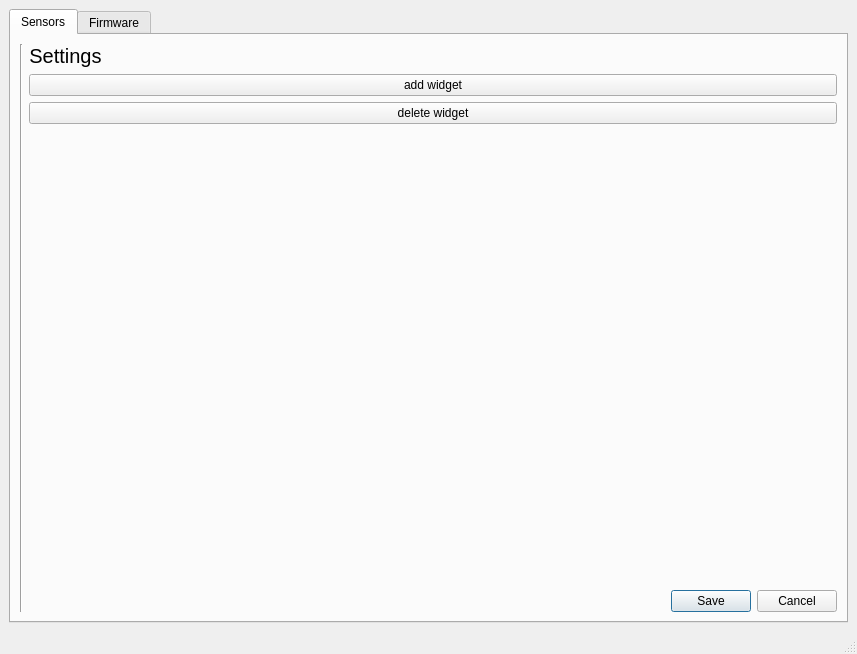
<?xml version="1.0" encoding="UTF-8"?>
<ui version="4.0">
 <class>MainWindow</class>
 <widget class="QMainWindow" name="MainWindow">
  <property name="geometry">
   <rect>
    <x>0</x>
    <y>0</y>
    <width>857</width>
    <height>654</height>
   </rect>
  </property>
  <property name="windowTitle">
   <string>MainWindow</string>
  </property>
  <widget class="QWidget" name="centralwidget">
   <layout class="QGridLayout" name="gridLayout">
    <item row="0" column="0">
     <widget class="QTabWidget" name="tabWidget">
      <property name="currentIndex">
       <number>0</number>
      </property>
      <widget class="QWidget" name="tab_sensors">
       <property name="sizePolicy">
        <sizepolicy hsizetype="Preferred" vsizetype="Expanding">
         <horstretch>0</horstretch>
         <verstretch>0</verstretch>
        </sizepolicy>
       </property>
       <attribute name="title">
        <string>Sensors</string>
       </attribute>
       <layout class="QGridLayout" name="gridLayout_3">
        <item row="0" column="0">
         <layout class="QHBoxLayout" name="horlayout_sensors" stretch="8,1,2">
          <property name="sizeConstraint">
           <enum>QLayout::SetMaximumSize</enum>
          </property>
          <item>
           <layout class="QGridLayout" name="gridlayout_sensors"/>
          </item>
          <item>
           <widget class="Line" name="line_5">
            <property name="orientation">
             <enum>Qt::Vertical</enum>
            </property>
           </widget>
          </item>
          <item>
           <layout class="QVBoxLayout" name="verlayout_sensors">
            <property name="sizeConstraint">
             <enum>QLayout::SetFixedSize</enum>
            </property>
            <item>
             <widget class="QLabel" name="lbl_settings">
              <property name="sizePolicy">
               <sizepolicy hsizetype="Fixed" vsizetype="Fixed">
                <horstretch>0</horstretch>
                <verstretch>0</verstretch>
               </sizepolicy>
              </property>
              <property name="font">
               <font>
                <family>Arial</family>
                <pointsize>15</pointsize>
               </font>
              </property>
              <property name="text">
               <string>Settings</string>
              </property>
              <property name="alignment">
               <set>Qt::AlignCenter</set>
              </property>
             </widget>
            </item>
            <item>
             <widget class="QPushButton" name="btn_addwidget">
              <property name="sizePolicy">
               <sizepolicy hsizetype="Minimum" vsizetype="Fixed">
                <horstretch>0</horstretch>
                <verstretch>0</verstretch>
               </sizepolicy>
              </property>
              <property name="text">
               <string>add widget</string>
              </property>
             </widget>
            </item>
            <item>
             <widget class="QPushButton" name="btn_deletewidget">
              <property name="sizePolicy">
               <sizepolicy hsizetype="Minimum" vsizetype="Fixed">
                <horstretch>0</horstretch>
                <verstretch>0</verstretch>
               </sizepolicy>
              </property>
              <property name="text">
               <string>delete widget</string>
              </property>
             </widget>
            </item>
            <item>
             <spacer name="verticalSpacer_2">
              <property name="orientation">
               <enum>Qt::Vertical</enum>
              </property>
              <property name="sizeHint" stdset="0">
               <size>
                <width>20</width>
                <height>40</height>
               </size>
              </property>
             </spacer>
            </item>
            <item>
             <widget class="QDialogButtonBox" name="buttonBox_2">
              <property name="standardButtons">
               <set>QDialogButtonBox::Cancel|QDialogButtonBox::Save</set>
              </property>
             </widget>
            </item>
           </layout>
          </item>
         </layout>
        </item>
       </layout>
      </widget>
      <widget class="QWidget" name="tab_update">
       <attribute name="title">
        <string>Firmware</string>
       </attribute>
       <layout class="QGridLayout" name="gridLayout_2">
        <item row="0" column="0">
         <layout class="QVBoxLayout" name="Outter_Layout" stretch="0,0,0,0,0,0,0,0,0,0,0">
          <property name="sizeConstraint">
           <enum>QLayout::SetDefaultConstraint</enum>
          </property>
          <item>
           <widget class="QLabel" name="lbl_binfile">
            <property name="sizePolicy">
             <sizepolicy hsizetype="Fixed" vsizetype="Fixed">
              <horstretch>0</horstretch>
              <verstretch>0</verstretch>
             </sizepolicy>
            </property>
            <property name="text">
             <string>BIN File</string>
            </property>
           </widget>
          </item>
          <item>
           <widget class="QLineEdit" name="lineEdit"/>
          </item>
          <item>
           <widget class="QPushButton" name="pushButton">
            <property name="sizePolicy">
             <sizepolicy hsizetype="Fixed" vsizetype="Fixed">
              <horstretch>0</horstretch>
              <verstretch>0</verstretch>
             </sizepolicy>
            </property>
            <property name="text">
             <string>File Select</string>
            </property>
           </widget>
          </item>
          <item>
           <widget class="QLabel" name="lbl_portnumber">
            <property name="sizePolicy">
             <sizepolicy hsizetype="Preferred" vsizetype="Fixed">
              <horstretch>0</horstretch>
              <verstretch>0</verstretch>
             </sizepolicy>
            </property>
            <property name="text">
             <string>Port Number</string>
            </property>
           </widget>
          </item>
          <item>
           <widget class="QLineEdit" name="lineEdit_2"/>
          </item>
          <item>
           <widget class="QLabel" name="lbl_checksum">
            <property name="sizePolicy">
             <sizepolicy hsizetype="Preferred" vsizetype="Fixed">
              <horstretch>0</horstretch>
              <verstretch>0</verstretch>
             </sizepolicy>
            </property>
            <property name="text">
             <string>Checksum Skip</string>
            </property>
           </widget>
          </item>
          <item>
           <widget class="QCheckBox" name="checkBox">
            <property name="sizePolicy">
             <sizepolicy hsizetype="Minimum" vsizetype="Fixed">
              <horstretch>0</horstretch>
              <verstretch>0</verstretch>
             </sizepolicy>
            </property>
            <property name="text">
             <string>ON</string>
            </property>
           </widget>
          </item>
          <item>
           <widget class="QLabel" name="label">
            <property name="sizePolicy">
             <sizepolicy hsizetype="Preferred" vsizetype="Fixed">
              <horstretch>0</horstretch>
              <verstretch>0</verstretch>
             </sizepolicy>
            </property>
            <property name="text">
             <string>Progress</string>
            </property>
           </widget>
          </item>
          <item>
           <widget class="QLabel" name="text_label">
            <property name="sizePolicy">
             <sizepolicy hsizetype="Preferred" vsizetype="Expanding">
              <horstretch>0</horstretch>
              <verstretch>0</verstretch>
             </sizepolicy>
            </property>
            <property name="frameShape">
             <enum>QFrame::WinPanel</enum>
            </property>
            <property name="frameShadow">
             <enum>QFrame::Sunken</enum>
            </property>
            <property name="lineWidth">
             <number>0</number>
            </property>
            <property name="text">
             <string>Log</string>
            </property>
            <property name="alignment">
             <set>Qt::AlignLeading|Qt::AlignLeft|Qt::AlignTop</set>
            </property>
           </widget>
          </item>
          <item>
           <layout class="QHBoxLayout" name="horizontalLayout_2">
            <item>
             <widget class="QProgressBar" name="progressBar">
              <property name="value">
               <number>24</number>
              </property>
             </widget>
            </item>
            <item>
             <widget class="QPushButton" name="btn_done">
              <property name="sizePolicy">
               <sizepolicy hsizetype="Fixed" vsizetype="Fixed">
                <horstretch>0</horstretch>
                <verstretch>0</verstretch>
               </sizepolicy>
              </property>
              <property name="layoutDirection">
               <enum>Qt::LeftToRight</enum>
              </property>
              <property name="text">
               <string>Done</string>
              </property>
              <property name="default">
               <bool>false</bool>
              </property>
              <property name="flat">
               <bool>false</bool>
              </property>
             </widget>
            </item>
           </layout>
          </item>
          <item>
           <layout class="QHBoxLayout" name="horizontalLayout_3">
            <item>
             <spacer name="horizontalSpacer">
              <property name="orientation">
               <enum>Qt::Horizontal</enum>
              </property>
              <property name="sizeHint" stdset="0">
               <size>
                <width>40</width>
                <height>20</height>
               </size>
              </property>
             </spacer>
            </item>
            <item>
             <widget class="QDialogButtonBox" name="buttonBox">
              <property name="sizePolicy">
               <sizepolicy hsizetype="Fixed" vsizetype="Fixed">
                <horstretch>0</horstretch>
                <verstretch>0</verstretch>
               </sizepolicy>
              </property>
              <property name="standardButtons">
               <set>QDialogButtonBox::Cancel|QDialogButtonBox::Ok</set>
              </property>
              <property name="centerButtons">
               <bool>false</bool>
              </property>
             </widget>
            </item>
           </layout>
          </item>
         </layout>
        </item>
       </layout>
      </widget>
     </widget>
    </item>
   </layout>
  </widget>
  <widget class="QMenuBar" name="menubar">
   <property name="geometry">
    <rect>
     <x>0</x>
     <y>0</y>
     <width>857</width>
     <height>21</height>
    </rect>
   </property>
  </widget>
  <widget class="QStatusBar" name="statusbar"/>
 </widget>
 <resources/>
 <connections>
  <connection>
   <sender>btn_addwidget</sender>
   <signal>clicked()</signal>
   <receiver>MainWindow</receiver>
   <slot>add_sensor_widget()</slot>
   <hints>
    <hint type="sourcelabel">
     <x>788</x>
     <y>107</y>
    </hint>
    <hint type="destinationlabel">
     <x>846</x>
     <y>632</y>
    </hint>
   </hints>
  </connection>
  <connection>
   <sender>btn_deletewidget</sender>
   <signal>clicked()</signal>
   <receiver>MainWindow</receiver>
   <slot>del_sensor_widget()</slot>
   <hints>
    <hint type="sourcelabel">
     <x>763</x>
     <y>140</y>
    </hint>
    <hint type="destinationlabel">
     <x>773</x>
     <y>630</y>
    </hint>
   </hints>
  </connection>
 </connections>
 <slots>
  <slot>add_sensor_widget()</slot>
  <slot>del_sensor_widget()</slot>
 </slots>
</ui>
